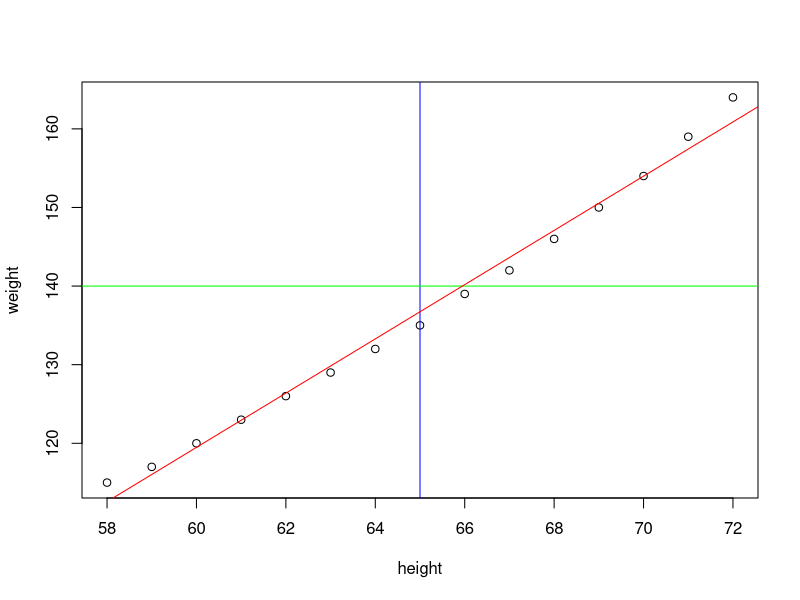
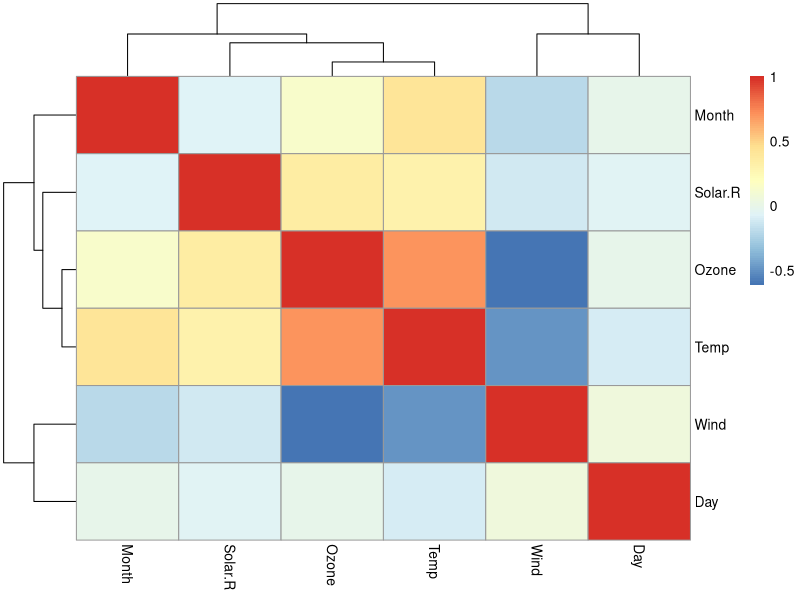

The R source for these figures, in order:
## ---- chunk 1
data (women)
head (women)
dim(women)
## ---- chunk 2
plot(women)
m <- lm(women$weight~women$height)
abline(v=65, col="Blue")
abline(h=140, col="Green")
abline(m, col="red")
s <- summary(m)
## ---- chunk 3
data("airquality")
ncol <- dim(airquality)[2]
names <- colnames(airquality)
d <- data.frame()

for (i in 1:ncol) {
  for (j in 1:ncol) {
    if (i == j) {
      next
    }
    x <- airquality[,i]
    y <- airquality[,j]
    
    #### fit and extract R.sq
    m <- lm(y~x)
    s <- summary(m)
    r.sq <- s$adj.r.squared
    #########################
    d <- rbind (d, data.frame(names[i], names[j], r.sq))
  }
  
}
o <- order(d$r.sq, decreasing = T)
d <- d[o,]
d
## ---- chunk 4
library(pheatmap)
index <- complete.cases(airquality)
c <- airquality[index,]
c <- cor(c)
pheatmap(c)

ct <- cor.test(airquality$Ozone, airquality$Temp)
